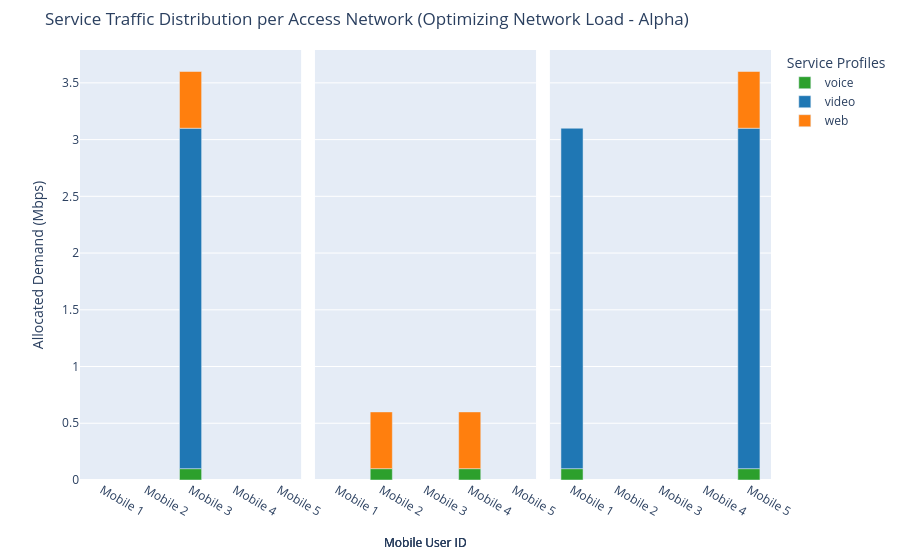

The notebook cell this image was saved under:
### Markdown cell above
#### PLOT THE RESULTS

### Code cell
import matplotlib.pyplot as plt
import plotly.express as px
import pandas as pd
import numpy as np

# 1. Extract the active assignments from the binary variable x[m, n, s]
assignment_data = []

for m in instance.M:
    for n in instance.N:
        for s in instance.S:
            if value(instance.x[m, n, s]) > 0.5:
                assignment_data.append({
                    "Mobile": f"Mobile {m}",
                    "Access Network": AccessNetworks[n-1],
                    "Service Type": Services[s-1],
                    "Traffic Demand (Mbps)": Demand[s-1]
                })

df_plot = pd.DataFrame(assignment_data)

# 2. Fix the sorting sequence for the X axis
mobile_order = [f"Mobile {m}" for m in range(1, NumMobiles + 1)]

# 3. Create a clean Stacked Bar Chart without using confusing stripes (pattern_shape)
# Instead, we use colors for Services and separate columns (facet_col) for Networks
fig = px.bar(
    df_plot, 
    x="Mobile", 
    y="Traffic Demand (Mbps)", 
    color="Service Type", 
    facet_col="Access Network", 
    title="Service Traffic Distribution per Access Network (Optimizing Network Load - Alpha)",
    category_orders={"Mobile": mobile_order, "Access Network": AccessNetworks},
    color_discrete_map={'video': '#1f77b4', 'web': '#ff7f0e', 'voice': '#2ca02c'}
)

# Narrow the bars
fig.update_traces(width=0.5)

# Remove individual axis titles from every single subplot to avoid "Mobile" duplicates
for axis in fig.layout:
    if axis.startswith('xaxis'):
        fig.layout[axis].title.text = ""

# Refine layout styling and create a single centered X-axis title using an annotation
fig.update_layout(
    yaxis_title="Allocated Demand (Mbps)",
    legend_title="Service Profiles",
    hovermode="x",
    margin=dict(b=80, t=50),
    # Add a global centered title under the whole figure
    annotations=[
        dict(
            text="Mobile User ID",
            xref="paper", yref="paper",
            x=0.5, y=-0.17,
            showarrow=False,
            font=dict(size=12)
        )
    ]
)
        
fig.show()

### Figure 1 — Plotly figure (JSON) as saved in the notebook; plotly's stock layout.template omitted (floating-point values rounded to 4 significant figures)
{"data": [{"hovertemplate": "Service Type=voice<br>Access Network=LTE<br>Mobile=%{x}<br>Traffic Demand (Mbps)=%{y}<extra></extra>", "legendgroup": "voice", "marker": {"color": "#2ca02c", "pattern": {"shape": ""}}, "name": "voice", "orientation": "v", "showlegend": true, "textposition": "auto", "type": "bar", "width": 0.5, "x": ["Mobile 3"], "xaxis": "x", "y": [0.1], "yaxis": "y"}, {"hovertemplate": "Service Type=video<br>Access Network=LTE<br>Mobile=%{x}<br>Traffic Demand (Mbps)=%{y}<extra></extra>", "legendgroup": "video", "marker": {"color": "#1f77b4", "pattern": {"shape": ""}}, "name": "video", "orientation": "v", "showlegend": true, "textposition": "auto", "type": "bar", "width": 0.5, "x": ["Mobile 3"], "xaxis": "x", "y": [3.0], "yaxis": "y"}, {"hovertemplate": "Service Type=web<br>Access Network=LTE<br>Mobile=%{x}<br>Traffic Demand (Mbps)=%{y}<extra></extra>", "legendgroup": "web", "marker": {"color": "#ff7f0e", "pattern": {"shape": ""}}, "name": "web", "orientation": "v", "showlegend": true, "textposition": "auto", "type": "bar", "width": 0.5, "x": ["Mobile 3"], "xaxis": "x", "y": [0.5], "yaxis": "y"}, {"hovertemplate": "Service Type=voice<br>Access Network=WiFi<br>Mobile=%{x}<br>Traffic Demand (Mbps)=%{y}<extra></extra>", "legendgroup": "voice", "marker": {"color": "#2ca02c", "pattern": {"shape": ""}}, "name": "voice", "orientation": "v", "showlegend": false, "textposition": "auto", "type": "bar", "width": 0.5, "x": ["Mobile 2", "Mobile 4"], "xaxis": "x2", "y": [0.1, 0.1], "yaxis": "y2"}, {"hovertemplate": "Service Type=web<br>Access Network=WiFi<br>Mobile=%{x}<br>Traffic Demand (Mbps)=%{y}<extra></extra>", "legendgroup": "web", "marker": {"color": "#ff7f0e", "pattern": {"shape": ""}}, "name": "web", "orientation": "v", "showlegend": false, "textposition": "auto", "type": "bar", "width": 0.5, "x": ["Mobile 2", "Mobile 4"], "xaxis": "x2", "y": [0.5, 0.5], "yaxis": "y2"}, {"hovertemplate": "Service Type=voice<br>Access Network=HSPA+<br>Mobile=%{x}<br>Traffic Demand (Mbps)=%{y}<extra></extra>", "legendgroup": "voice", "marker": {"color": "#2ca02c", "pattern": {"shape": ""}}, "name": "voice", "orientation": "v", "showlegend": false, "textposition": "auto", "type": "bar", "width": 0.5, "x": ["Mobile 1", "Mobile 5"], "xaxis": "x3", "y": [0.1, 0.1], "yaxis": "y3"}, {"hovertemplate": "Service Type=video<br>Access Network=HSPA+<br>Mobile=%{x}<br>Traffic Demand (Mbps)=%{y}<extra></extra>", "legendgroup": "video", "marker": {"color": "#1f77b4", "pattern": {"shape": ""}}, "name": "video", "orientation": "v", "showlegend": false, "textposition": "auto", "type": "bar", "width": 0.5, "x": ["Mobile 1", "Mobile 5"], "xaxis": "x3", "y": [3.0, 3.0], "yaxis": "y3"}, {"hovertemplate": "Service Type=web<br>Access Network=HSPA+<br>Mobile=%{x}<br>Traffic Demand (Mbps)=%{y}<extra></extra>", "legendgroup": "web", "marker": {"color": "#ff7f0e", "pattern": {"shape": ""}}, "name": "web", "orientation": "v", "showlegend": false, "textposition": "auto", "type": "bar", "width": 0.5, "x": ["Mobile 5"], "xaxis": "x3", "y": [0.5], "yaxis": "y3"}], "layout": {"annotations": [{"font": {"size": 12}, "showarrow": false, "text": "Mobile User ID", "x": 0.5, "xanchor": "center", "xref": "paper", "y": -0.17, "yanchor": "bottom", "yref": "paper"}, {"font": {"size": 12}, "showarrow": false, "text": "Mobile User ID", "x": 0.5, "xanchor": "center", "xref": "paper", "y": -0.17, "yanchor": "bottom", "yref": "paper"}, {"font": {"size": 12}, "showarrow": false, "text": "Mobile User ID", "x": 0.5, "xanchor": "center", "xref": "paper", "y": -0.17, "yanchor": "bottom", "yref": "paper"}], "autosize": true, "barmode": "relative", "hovermode": "x", "legend": {"title": {"text": "Service Profiles"}, "tracegroupgap": 0}, "margin": {"b": 80, "t": 50}, "title": {"text": "Service Traffic Distribution per Access Network (Optimizing Network Load - Alpha)"}, "xaxis": {"anchor": "y", "autorange": true, "categoryarray": ["Mobile 1", "Mobile 2", "Mobile 3", "Mobile 4", "Mobile 5"], "categoryorder": "array", "domain": [0, 0.32], "range": [-0.5, 4.5], "title": {"text": ""}, "type": "category"}, "xaxis2": {"anchor": "y2", "autorange": true, "categoryarray": ["Mobile 1", "Mobile 2", "Mobile 3", "Mobile 4", "Mobile 5"], "categoryorder": "array", "domain": [0.34, 0.66], "matches": "x", "range": [-0.5, 4.5], "title": {"text": ""}, "type": "category"}, "xaxis3": {"anchor": "y3", "autorange": true, "categoryarray": ["Mobile 1", "Mobile 2", "Mobile 3", "Mobile 4", "Mobile 5"], "categoryorder": "array", "domain": [0.68, 1.0], "matches": "x", "range": [-0.5, 4.5], "title": {"text": ""}, "type": "category"}, "yaxis": {"anchor": "x", "autorange": true, "domain": [0, 1], "range": [0, 3.789], "title": {"text": "Allocated Demand (Mbps)"}, "type": "linear"}, "yaxis2": {"anchor": "x2", "autorange": true, "domain": [0, 1], "matches": "y", "range": [0, 3.789], "showticklabels": false, "type": "linear"}, "yaxis3": {"anchor": "x3", "autorange": true, "domain": [0, 1], "matches": "y", "range": [0, 3.789], "showticklabels": false, "type": "linear"}}}
